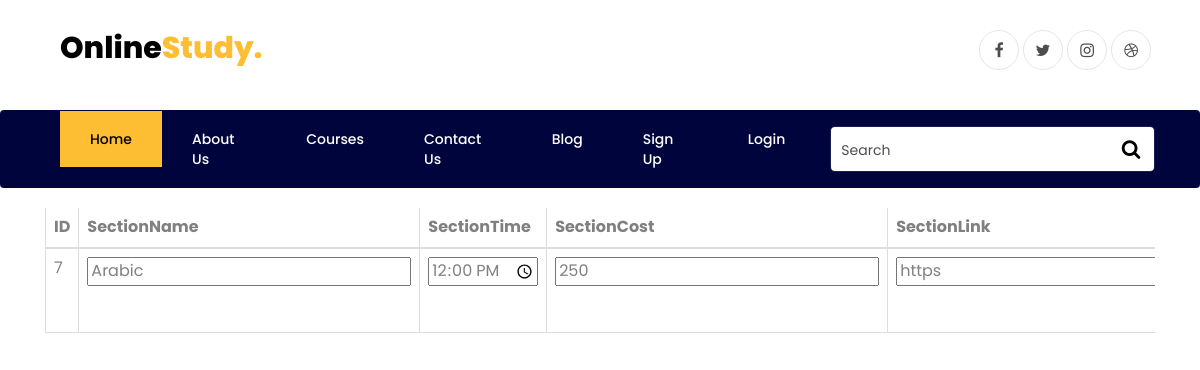
Page /editsections.php?id=7 on the committed database.
### tables this page shows
CREATE TABLE `Section` (
  `ID` int(11) NOT NULL,
  `SectionName` varchar(255) NOT NULL,
  `SectionTime` time NOT NULL,
  `SectionCost` int(11) NOT NULL,
  `SectionLink` varchar(255) NOT NULL,
  `CourseID` int(11) NOT NULL
);

### app/db/Dbh.php (called while the page is built, shortened)
<?php
  class Dbh{
      private $servername;
      private $username;
      private $password;
      private $dbname;
      private $conn;
      function __construct() {
          $this->servername = DB_SERVER;
          $this->username = DB_USER;
          $this->password = DB_PASS;
          $this->dbname = DB_DATABASE;
      }
      public function connect(){
          $this->conn = new mysqli($this->servername, $this->username, $this->password, $this->dbname);
          return $this->conn;
      }
      function query($sql){
          if (!empty($sql)){
              $this->result = $this->conn->query($sql);
              return $this->result;
          }
          else{
              return false;
          }
      }
  }
  ?>

### app/model/SectionModel.php (called while the page is built, shortened)
<?php
class Section extends Model{
        private $sectionname;
        private $sectioncost;
        private $sectiontime;
        private $sectionlink;
    function __construct($sectionname="",$sectioncost="",$sectiontime="",$sectionlink="") {
            $this->sectionname = $sectionname;
            $this->sectioncost = $sectioncost;
            $this->sectiontime = $sectiontime;
            $this->sectionlink = $sectionlink;
          }
          function getSectionname() {
            return $this->sectionname;
          }
          function setSectionname($sectionname) {
            return $this->sectionname = $sectionname;
          }
          function getSectioncost() {
            return $this->sectioncost;
          }
          function setSectioncost($sectioncost) {
            return $this->sectioncost = $sectioncost;
          }
          function getSectiontime() {
            return $this->sectiontime;
          }
          function setSectiontime($sectiontime) {
            return $this->sectiontime = $sectiontime;
          }
          function getSectionlink() {
            return $this->sectionlink;
          }
          function setSectionlink($sectionlink) {
            return $this->sectionlink = $sectionlink;
          }
          function getID(){
            return $this->id;
          }
          function setID($id){
            return $this->id = $id;
          }
          function getSections(){
            $sql = "SELECT * FROM Section" ;
            $dbh = new Dbh();
            $result = $dbh->query($sql);
            $sections= array();
            while($row=mysqli_fetch_assoc($result)){
              $section = new Section();
              $section->setID($row['ID']);
              $section->setSectionname($row['SectionName']);
              $section->setSectiontime($row['SectionTime']);
              $section->setSectioncost($row['SectionCost']);
              $section->setSectionlink($row['SectionLink']);
              $sections[$row['ID']] = $section;
            }
            return $sections;
          }
        }
?>

### public/editsections.php (the view, shortened to what this page needs)
<?php
  require_once(__ROOT__ . "model/SectionModel.php");
  $model = new Section();
  $controller = new SectionController($model);
?>
<?php
$id=$_GET['id'];
foreach($model->getSections() as $section)
{
    if($section->getID() == $id)
    {
        $id = $section->getID();
        $Sectionname = $section->getSectionname();
        $Sectiontime = $section->getSectiontime();
        $Sectioncost = $section->getSectioncost();
        $Sectionlink = $section->getSectionlink();
    }
}
?>
<!DOCTYPE html>
<html lang="en">
<head>
  <link rel="stylesheet" href="https://maxcdn.bootstrapcdn.com/bootstrap/3.4.1/css/bootstrap.min.css">
  <link rel="stylesheet" href="http://localhost/SEmvc7/lib/css/mycss.css">
    <link rel="stylesheet" href="https://stackpath.bootstrapcdn.com/font-awesome/4.7.0/css/font-awesome.min.css">
    <link rel="stylesheet" href="../lib/css/animate.css">
    <link rel="stylesheet" href="../lib/css/owl.carousel.min.css">
    <link rel="stylesheet" href="../lib/css/owl.theme.default.min.css">
    <link rel="stylesheet" href="../lib/css/magnific-popup.css">
    <link rel="stylesheet" href="../lib/css/ionicons.min.css">
    <link rel="stylesheet" href="../lib/css/flaticon.css">
    <link rel="stylesheet" href="../lib/css/icomoon.css">
    <link rel="stylesheet" href="../lib/css/style.css">
<body>
<?php
    require_once(__ROOT__ . "view/bar.php");
    $view1 = new Bar($controller, $model);
    if (isset($_SESSION['type']) && !empty($_SESSION['type'])) {
      switch($_SESSION['type']){
        case 'Admin':
          echo $view1->AdminBar();
          break;
        case 'Teacher':
          echo $view1->TeacherBar();
          break;
        case 'Student':
          echo $view1->StudentBar();
          break;
      }
    }
    else {
      echo $view1->NormalBar();
    }
    ?>
<form  method = "post" action="showsections.php?action=EditSection">
<div class="container">
  <div class="row">
    <div class="col-xs-12">
      <div class="table-responsive">
        <table class="table table-bordered table-hover">
          <thead>
            <tr>
              <th>ID</th>
              <th>SectionName</th>
              <th>SectionTime</th>
              <th>SectionCost</th>
              <th>SectionLink</th>
              </tr>
          </thead>
          <tbody>
          <tr>
    <td><?php echo $id;?></td>
    <td><input type="text"  id="SectionName" placeholder="Enter Section name" name="SectionName" value="<?php echo $Sectionname;?>"></td>
    <td><input type="time"  id="SectionTime" placeholder="Enter Section time" name="SectionTime" value="<?php echo $Sectiontime;?>"></td>
    <td><input type="text"  id="SectionCost" placeholder="Enter Section cost" name="SectionCost" value="<?php echo $Sectioncost;?>"></td>
    <td><input type="text"  id="SectionLink" placeholder="Enter Section link" name="SectionLink" value="<?php echo $Sectionlink;?>"></td>
</table>
</div>
</div>
</div>
</div>
</form>
</body>
</html>

### rows in the picture
section: ID "7", SectionName "Arabic", SectionTime "12:00:00", SectionCost "250", SectionLink "https"
